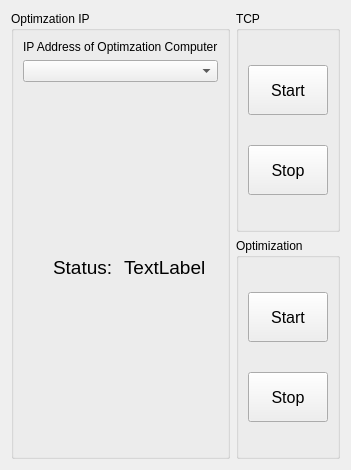
      <widget class="QWidget" name="optimizationTab">
       <attribute name="title">
        <string>Optimization</string>
       </attribute>
       <layout class="QHBoxLayout" name="horizontalLayout_8">
        <item>
         <widget class="QGroupBox" name="groupBox_7">
          <property name="title">
           <string>Optimzation IP</string>
          </property>
          <layout class="QVBoxLayout" name="verticalLayout_16">
           <item>
            <widget class="QLabel" name="label_13">
             <property name="text">
              <string>IP Address of Optimzation Computer</string>
             </property>
            </widget>
           </item>
           <item>
            <widget class="QComboBox" name="comboBox_3"/>
           </item>
           <item>
            <spacer name="verticalSpacer_8">
             <property name="orientation">
              <enum>Qt::Vertical</enum>
             </property>
             <property name="sizeHint" stdset="0">
              <size>
               <width>20</width>
               <height>40</height>
              </size>
             </property>
            </spacer>
           </item>
           <item>
            <layout class="QHBoxLayout" name="horizontalLayout_9">
             <item alignment="Qt::AlignRight">
              <widget class="QLabel" name="label_11">
               <property name="font">
                <font>
                 <pointsize>14</pointsize>
                </font>
               </property>
               <property name="text">
                <string>Status: </string>
               </property>
              </widget>
             </item>
             <item alignment="Qt::AlignLeft">
              <widget class="QLabel" name="label_12">
               <property name="font">
                <font>
                 <pointsize>14</pointsize>
                </font>
               </property>
               <property name="text">
                <string>TextLabel</string>
               </property>
              </widget>
             </item>
            </layout>
           </item>
           <item>
            <spacer name="verticalSpacer_6">
             <property name="orientation">
              <enum>Qt::Vertical</enum>
             </property>
             <property name="sizeHint" stdset="0">
              <size>
               <width>20</width>
               <height>40</height>
              </size>
             </property>
            </spacer>
           </item>
          </layout>
         </widget>
        </item>
        <item>
         <layout class="QVBoxLayout" name="verticalLayout_13">
          <item>
           <widget class="QGroupBox" name="groupBox_8">
            <property name="title">
             <string>TCP</string>
            </property>
            <layout class="QVBoxLayout" name="verticalLayout_15" stretch="1,2,1,2,1">
             <item>
              <spacer name="verticalSpacer_20">
               <property name="orientation">
                <enum>Qt::Vertical</enum>
               </property>
               <property name="sizeHint" stdset="0">
                <size>
                 <width>20</width>
                 <height>40</height>
                </size>
               </property>
              </spacer>
             </item>
             <item>
              <widget class="QPushButton" name="pushButton_17">
               <property name="sizePolicy">
                <sizepolicy hsizetype="Minimum" vsizetype="Expanding">
                 <horstretch>0</horstretch>
                 <verstretch>0</verstretch>
                </sizepolicy>
               </property>
               <property name="font">
                <font>
                 <pointsize>12</pointsize>
                </font>
               </property>
               <property name="text">
                <string>Start</string>
               </property>
              </widget>
             </item>
             <item>
              <spacer name="verticalSpacer_21">
               <property name="orientation">
                <enum>Qt::Vertical</enum>
               </property>
               <property name="sizeHint" stdset="0">
                <size>
                 <width>20</width>
                 <height>40</height>
                </size>
               </property>
              </spacer>
             </item>
             <item>
              <widget class="QPushButton" name="pushButton_18">
               <property name="sizePolicy">
                <sizepolicy hsizetype="Minimum" vsizetype="Expanding">
                 <horstretch>0</horstretch>
                 <verstretch>0</verstretch>
                </sizepolicy>
               </property>
               <property name="font">
                <font>
                 <pointsize>12</pointsize>
                </font>
               </property>
               <property name="text">
                <string>Stop</string>
               </property>
              </widget>
             </item>
             <item>
              <spacer name="verticalSpacer_22">
               <property name="orientation">
                <enum>Qt::Vertical</enum>
               </property>
               <property name="sizeHint" stdset="0">
                <size>
                 <width>20</width>
                 <height>40</height>
                </size>
               </property>
              </spacer>
             </item>
            </layout>
           </widget>
          </item>
          <item>
           <widget class="QGroupBox" name="groupBox_9">
            <property name="title">
             <string>Optimization</string>
            </property>
            <layout class="QVBoxLayout" name="verticalLayout_14" stretch="1,2,1,2,1">
             <item>
              <spacer name="verticalSpacer_23">
               <property name="orientation">
                <enum>Qt::Vertical</enum>
               </property>
               <property name="sizeHint" stdset="0">
                <size>
                 <width>20</width>
                 <height>40</height>
                </size>
               </property>
              </spacer>
             </item>
             <item>
              <widget class="QPushButton" name="pushButton_8">
               <property name="sizePolicy">
                <sizepolicy hsizetype="Minimum" vsizetype="Expanding">
                 <horstretch>0</horstretch>
                 <verstretch>0</verstretch>
                </sizepolicy>
               </property>
               <property name="font">
                <font>
                 <pointsize>12</pointsize>
                </font>
               </property>
               <property name="text">
                <string>Start</string>
               </property>
              </widget>
             </item>
             <item>
              <spacer name="verticalSpacer_24">
               <property name="orientation">
                <enum>Qt::Vertical</enum>
               </property>
               <property name="sizeHint" stdset="0">
                <size>
                 <width>20</width>
                 <height>40</height>
                </size>
               </property>
              </spacer>
             </item>
             <item>
              <widget class="QPushButton" name="pushButton_16">
               <property name="sizePolicy">
                <sizepolicy hsizetype="Minimum" vsizetype="Expanding">
                 <horstretch>0</horstretch>
                 <verstretch>0</verstretch>
                </sizepolicy>
               </property>
               <property name="font">
                <font>
                 <pointsize>12</pointsize>
                </font>
               </property>
               <property name="text">
                <string>Stop</string>
               </property>
              </widget>
             </item>
             <item>
              <spacer name="verticalSpacer_25">
               <property name="orientation">
                <enum>Qt::Vertical</enum>
               </property>
               <property name="sizeHint" stdset="0">
                <size>
                 <width>20</width>
                 <height>40</height>
                </size>
               </property>
              </spacer>
             </item>
            </layout>
           </widget>
          </item>
         </layout>
        </item>
       </layout>
      </widget>
